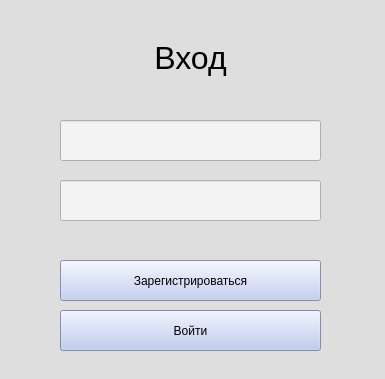
<?xml version="1.0" encoding="UTF-8"?>
<ui version="4.0">
 <class>Form</class>
 <widget class="QWidget" name="Form">
  <property name="geometry">
   <rect>
    <x>0</x>
    <y>0</y>
    <width>385</width>
    <height>379</height>
   </rect>
  </property>
  <property name="windowTitle">
   <string>Form</string>
  </property>
  <property name="styleSheet">
   <string notr="true">background-color: rgb(222, 222, 222);</string>
  </property>
  <widget class="QLineEdit" name="lineEdit_2">
   <property name="geometry">
    <rect>
     <x>60</x>
     <y>180</y>
     <width>261</width>
     <height>41</height>
    </rect>
   </property>
   <property name="styleSheet">
    <string notr="true">background-color: rgb(243, 243, 243);</string>
   </property>
  </widget>
  <widget class="QLineEdit" name="lineEdit">
   <property name="geometry">
    <rect>
     <x>60</x>
     <y>120</y>
     <width>261</width>
     <height>41</height>
    </rect>
   </property>
   <property name="styleSheet">
    <string notr="true">background-color: rgb(243, 243, 243);</string>
   </property>
  </widget>
  <widget class="QPushButton" name="pushButton_2">
   <property name="geometry">
    <rect>
     <x>60</x>
     <y>310</y>
     <width>261</width>
     <height>41</height>
    </rect>
   </property>
   <property name="styleSheet">
    <string notr="true">background-color: rgb(182, 196, 238);</string>
   </property>
   <property name="text">
    <string>Войти</string>
   </property>
  </widget>
  <widget class="QPushButton" name="pushButton">
   <property name="geometry">
    <rect>
     <x>60</x>
     <y>260</y>
     <width>261</width>
     <height>41</height>
    </rect>
   </property>
   <property name="styleSheet">
    <string notr="true">background-color: rgb(185, 198, 241);
</string>
   </property>
   <property name="text">
    <string>Зарегистрироваться</string>
   </property>
  </widget>
  <widget class="QWidget" name="">
   <property name="geometry">
    <rect>
     <x>0</x>
     <y>40</y>
     <width>381</width>
     <height>71</height>
    </rect>
   </property>
   <layout class="QGridLayout" name="gridLayout">
    <item row="0" column="0">
     <widget class="QLabel" name="label">
      <property name="text">
       <string>&lt;html&gt;&lt;head/&gt;&lt;body&gt;&lt;p align=&quot;center&quot;&gt;&lt;span style=&quot; font-size:24pt;&quot;&gt;Вход&lt;/span&gt;&lt;/p&gt;&lt;/body&gt;&lt;/html&gt;</string>
      </property>
     </widget>
    </item>
    <item row="1" column="0">
     <widget class="QLabel" name="label_2">
      <property name="text">
       <string>&lt;html&gt;&lt;head/&gt;&lt;body&gt;&lt;p align=&quot;center&quot;&gt;&lt;br/&gt;&lt;/p&gt;&lt;/body&gt;&lt;/html&gt;</string>
      </property>
     </widget>
    </item>
   </layout>
  </widget>
 </widget>
 <resources/>
 <connections/>
</ui>
